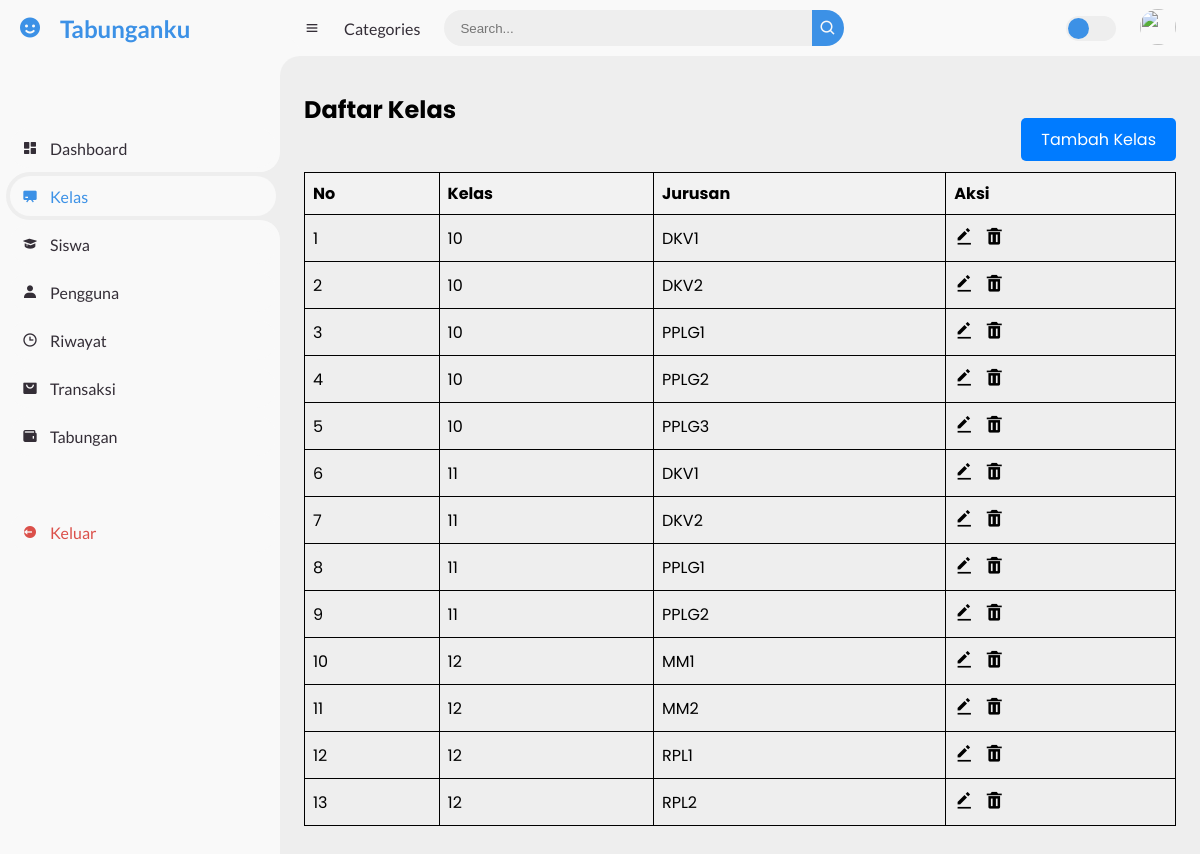
/admin.php?page=kelas (signed in), run on the app's committed database.
### tables this page shows
CREATE TABLE `kelas` (
  `kelas` varchar(50) NOT NULL,
  `jurusan` varchar(50) NOT NULL
);

### kelas.php (the view, shortened to what this page needs)
<?php
$query = "SELECT * FROM kelas";
$result = mysqli_query($koneksi, $query);
?>
<!DOCTYPE html>
<html lang="en">
<head>
    <link href="https://cdn.jsdelivr.net/npm/boxicons@2.0.7/css/boxicons.min.css" rel="stylesheet">
</head>
<body>
<h2>Daftar Kelas</h2>
<div class="tambah-kelas-container">
    <a href="tambah_kelas.php" class="tambah-kelas">Tambah Kelas</a>
</div>
<table>
    <thead>
        <tr>
            <th>No</th>
            <th>Kelas</th>
            <th>Jurusan</th>
            <th>Aksi</th>
        </tr>
    </thead>
    <tbody>
        <?php
        $no = 1;
        while ($row = mysqli_fetch_assoc($result)) {
            echo "<tr>";
            echo "<td>" . $no++ . "</td>";
            echo "<td>" . $row['kelas'] . "</td>";
            echo "<td>" . $row['jurusan'] . "</td>";
            echo "<td>";
            echo "<div class='aksi-icons'>";
            echo "<a href='edit_kelas.php?kelas=" . $row['kelas'] . "&jurusan=" . $row['jurusan'] . "' title='Edit'><i class='bx bxs-edit-alt'></i></a>";
            echo "<a href='delete_kelas.php?kelas=" . $row['kelas'] . "&jurusan=" . $row['jurusan'] . "' title='Delete' onclick='return confirm(\"Apakah Anda yakin ingin menghapus kelas ini?\")'><i class='bx bxs-trash'></i></a>";
            echo "</div>";
            echo "</td>";
            echo "</tr>";
        }
        ?>
    </tbody>
</table>
</body>
</html>

### assets/style.css (style rules this page uses)
* { margin: 0; padding: 0; box-sizing: border-box; }
a { text-decoration: none !important; }
:root { --poppins: 'Poppins', sans-serif; --lato: 'Lato', sans-serif; --light: #F9F9F9; --blue: #3C91E6; --light-blue: #CFE8FF; --grey: #eee; --dark-grey: #AAAAAA; --dark: #342E37; --red: #DB504A; --yellow: #FFCE26; --light-yellow: #FFF2C6; --orange: #FD7238; --light-orange: #FFE0D3; }
html { overflow-x: hidden; }
body { background: var(--grey); overflow-x: hidden; }

### kelas.php (style rules this page uses)
table { width: 100%; border-collapse: collapse; }
table, th, td { border: 1px solid black; }
th, td { padding: 8px; text-align: left; }
th { background-color: #f2f2f2; }
.aksi-icons { display: flex; gap: 10px; }
.aksi-icons a { text-decoration: none; font-size: 20px; color: black; }
.tambah-kelas-container { text-align: right; margin-bottom: 20px; }
.tambah-kelas { padding: 10px 20px; background-color: #007BFF; color: white; text-decoration: none; border-radius: 5px; }

### data on the page
kelas: kelas "10", jurusan "DKV1"
kelas: kelas "10", jurusan "DKV2"
kelas: kelas "10", jurusan "PPLG1"
kelas: kelas "10", jurusan "PPLG2"
kelas: kelas "10", jurusan "PPLG3"
kelas: kelas "11", jurusan "DKV1"
kelas: kelas "11", jurusan "DKV2"
kelas: kelas "11", jurusan "PPLG1"
kelas: kelas "11", jurusan "PPLG2"
kelas: kelas "12", jurusan "MM1"
kelas: kelas "12", jurusan "MM2"
kelas: kelas "12", jurusan "RPL1"
kelas: kelas "12", jurusan "RPL2"
